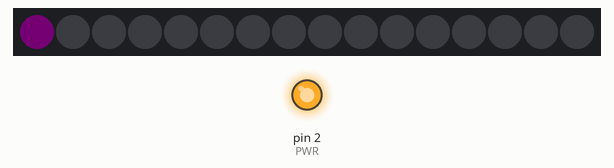
A sketch run on a simulated Arduino Uno, built with avr-gcc and run on an emulated ATmega328P. Shown: 16 RGB LEDs in strip order, left to right, output pins drawn as LEDs (lit = HIGH). Dim RGB values are drawn brighter than linear.

Above: at 0.05 s.
At 4.99 s:
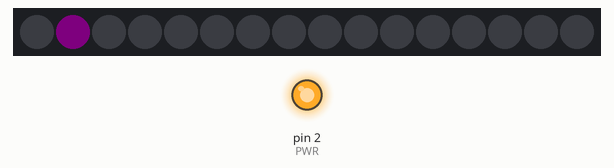
At 9.92 s:
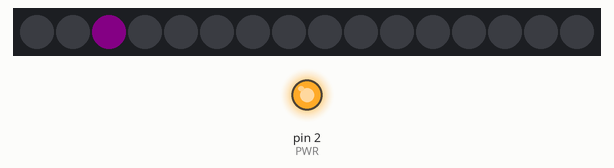
At 19.9 s:
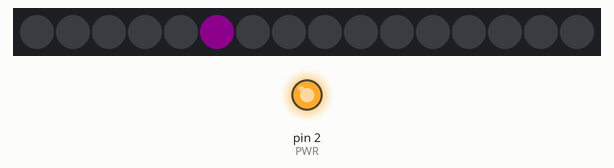
At 29.88 s:
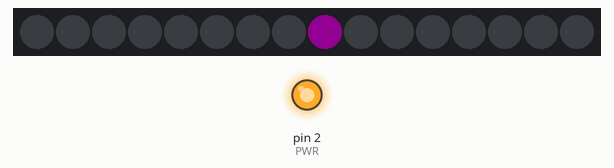
At 39.86 s:
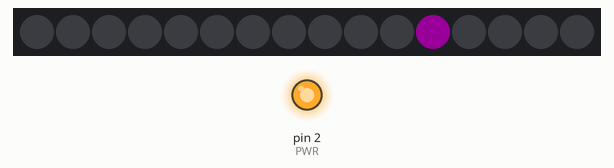

The sketch:

gear_indicator.ino
```cpp
// File for gear indicator class
```

shift_lifts.ino
```cpp
#include <Adafruit_NeoPixel.h>

#define DIN 11
#define PWR 2
#define LED_COUNT 16

Adafruit_NeoPixel strip(LED_COUNT, DIN, NEO_GRB + NEO_KHZ800);

void setup() {
  pinMode(PWR, OUTPUT);
  pinMode(DIN, OUTPUT);
  digitalWrite(PWR, HIGH);
  strip.begin();
}

void loop() {
  for (int i = 1; i < 100; i++) {
    for (int k = 0; k < LED_COUNT; k++) {
      strip.clear();
      strip.setPixelColor(k, i, 0, i);
      strip.show();
      delay(100);
    }
  }
}
```
